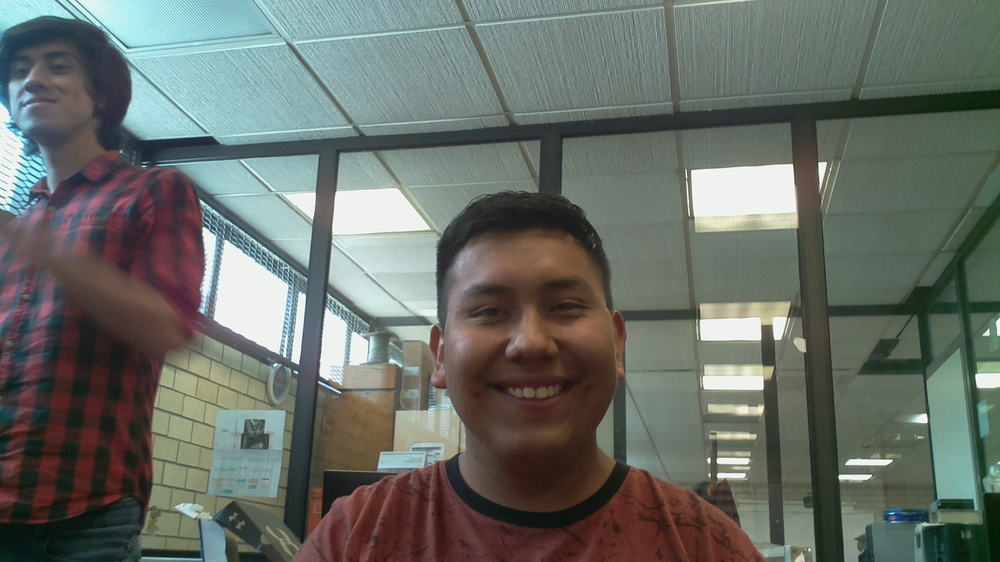
#> input picture ESIMEZ/U8/Imagen1.jpg, 1000 x 562 px, shrunk from 1920 x 1080 before the run
$ python -i wi.py   (imports and definitions only)
#> lines starting #> are read from the running program, lines starting #| are printed output that depends on the picture; after the words box and inside, x2 and y2 are one past the last pixel; in counts of white or black regions, pixels touching at a corner belong together
import numpy as np
import cv2

def Ya(imya):
#> called with imya = 'Imagen1.jpg'
    face_cascade = cv2.CascadeClassifier('lbpcascade_frontalface.xml')
    eye_cascade = cv2.CascadeClassifier('haarcascade_eye.xml')

    img = cv2.imread(imya)
#> img is the input picture: shape (562, 1000, 3); mean B, G, R 103.2, 109.8, 104
    gray = cv2.cvtColor(img, cv2.COLOR_BGR2GRAY)
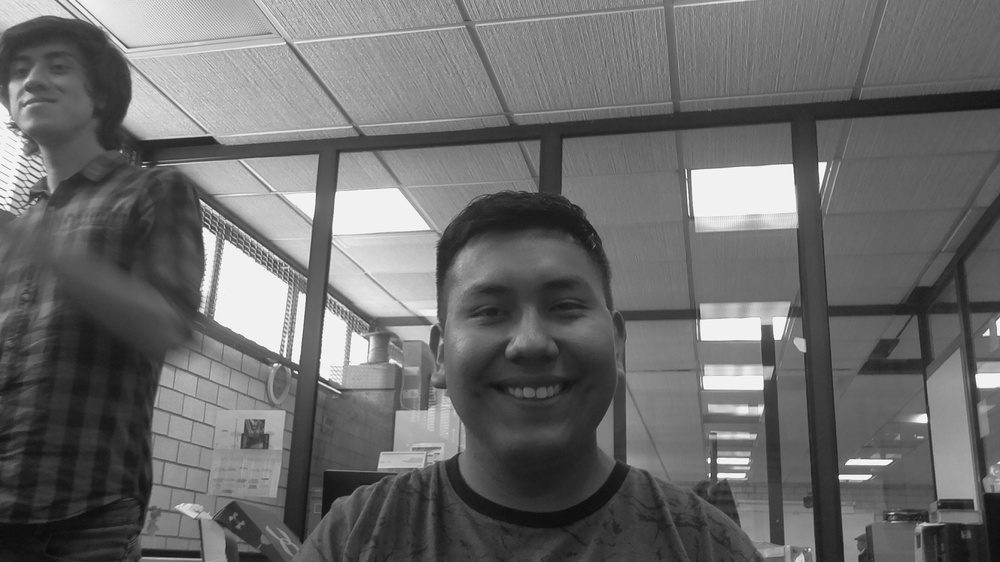
#> gray: shape (562, 1000); min 11, max 255, mean 107.3

    faces = face_cascade.detectMultiScale(gray, 1.1, 5)
#> faces = [[430, 227, 202, 202]]
    for (x,y,w,h) in faces:
        cv2.rectangle(img,(x,y),(x+w,y+h),(255,0,0),2)
        roi_gray = gray[y:y+h, x:x+w]
        roi_color = img[y:y+h, x:x+w]
        eyes = eye_cascade.detectMultiScale(roi_gray, 1.1, 2)
        for (ex,ey,ew,eh) in eyes:
            cv2.rectangle(roi_color,(ex,ey),(ex+ew,ey+eh),(0,255,0),2)
#> this loop made 1 pass
#> pass 1, in Ya, `roi_gray = gray[y:y+h, x:x+w]`:
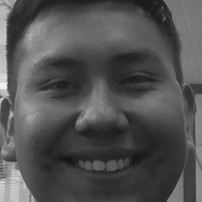
#> roi_gray: shape (202, 202); min 18, max 242, mean 81.8
#> pass 1, in Ya, `roi_color = img[y:y+h, x:x+w]`:
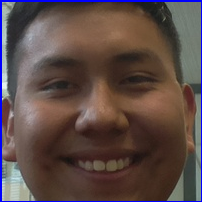
#> roi_color: shape (202, 202, 3); mean B, G, R 71.8, 74.7, 91.8
#> after the loop:
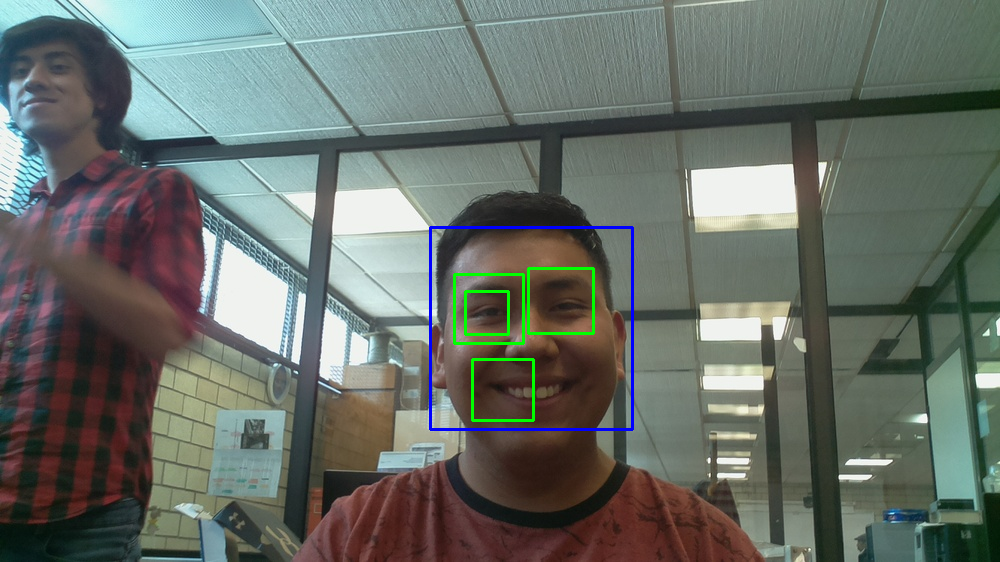
#> img: shape (562, 1000, 3); 0.94% of pixels changed, all inside (x1, y1, x2, y2) = (429, 226, 634, 431)
#> after the loop:
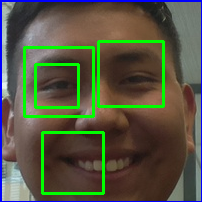
#> roi_color: shape (202, 202, 3); 6.96% of pixels changed, all inside (x1, y1, x2, y2) = (23, 40, 165, 195)
    cv2.imshow('img',img)
    cv2.waitKey(0)
    cv2.destroyAllWindows()

>>> result = Ya('Imagen1.jpg')

$ run again, on ESIMEZ/U8/Imagen10.jpg
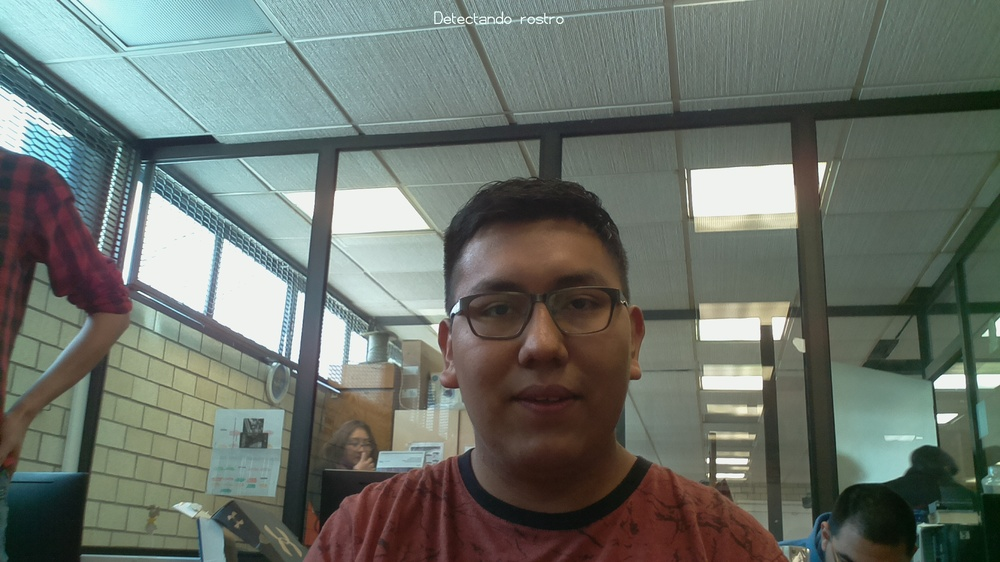
#> input picture ESIMEZ/U8/Imagen10.jpg, 1000 x 562 px, shrunk from 1920 x 1080 before the run
#> in Ya, img is the input picture: shape (562, 1000, 3); mean B, G, R 106.5, 114.2, 106.5
#> faces = [[428, 220, 226, 226]]
#> the loop in Ya, `for (x,y,w,h) in faces:` made 1 pass
#> (x, y, w, h, eyes) on pass 1: (428, 220, 226, 226, [[131, 63, 42, 42]])
#> after the loop in Ya, `for (x,y,w,h) in faces:`:
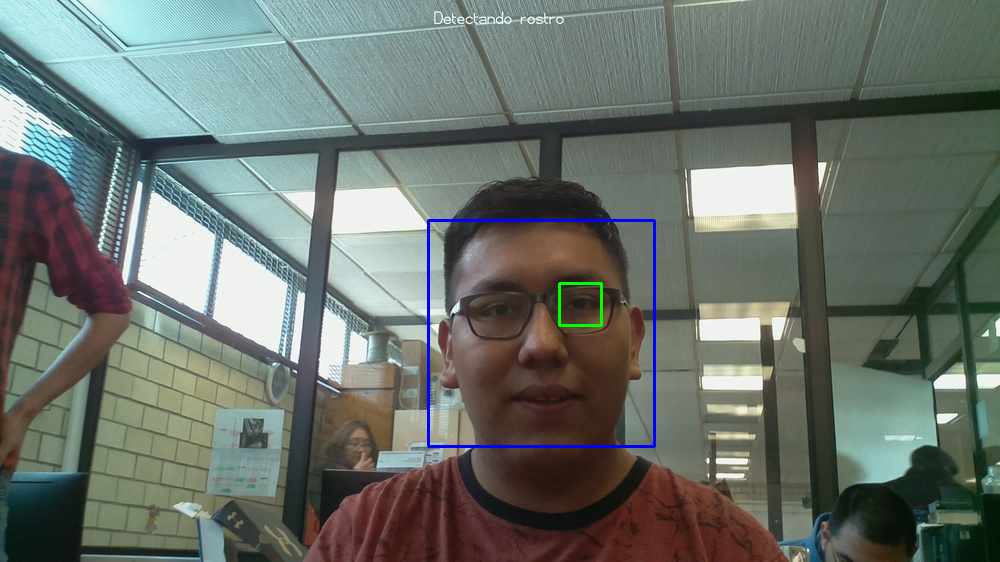
#> img: shape (562, 1000, 3); 0.57% of pixels changed, all inside (x1, y1, x2, y2) = (427, 219, 656, 448)
#> after the loop in Ya, `for (x,y,w,h) in faces:`:
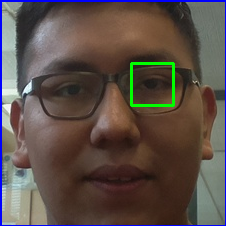
#> roi_color: shape (226, 226, 3); mean B, G, R 73.1, 79.1, 91
